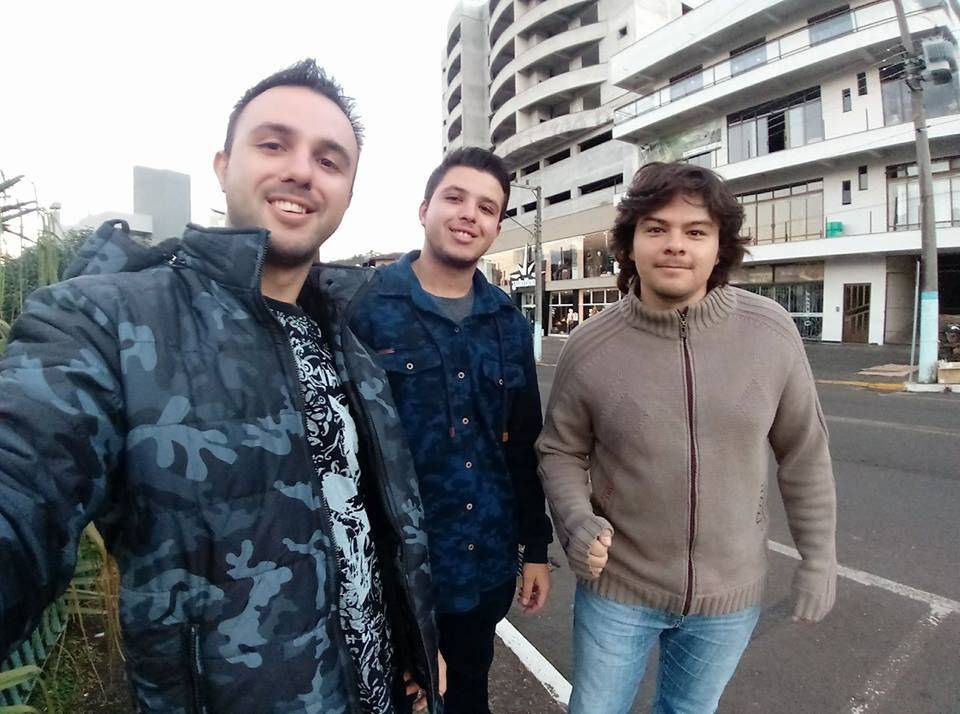
#> input picture fotos/teste.jpg, 960 x 714 px
$ python deteccao_face_haar.py
#> lines starting #> are read from the running program, lines starting #| are printed output that depends on the picture; after the words box and inside, x2 and y2 are one past the last pixel; in counts of white or black regions, pixels touching at a corner belong together
import cv2 #importação do open CV

imagem = cv2.imread("fotos/teste.jpg")
#> imagem is the input picture: shape (714, 960, 3); mean B, G, R 124, 120.4, 118.6
classificador = cv2.CascadeClassifier("recursos/haarcascade_frontalface_default.xml")
imagemCinza = cv2.cvtColor(imagem, cv2.COLOR_BGR2GRAY) # função para converter imagem para cinza
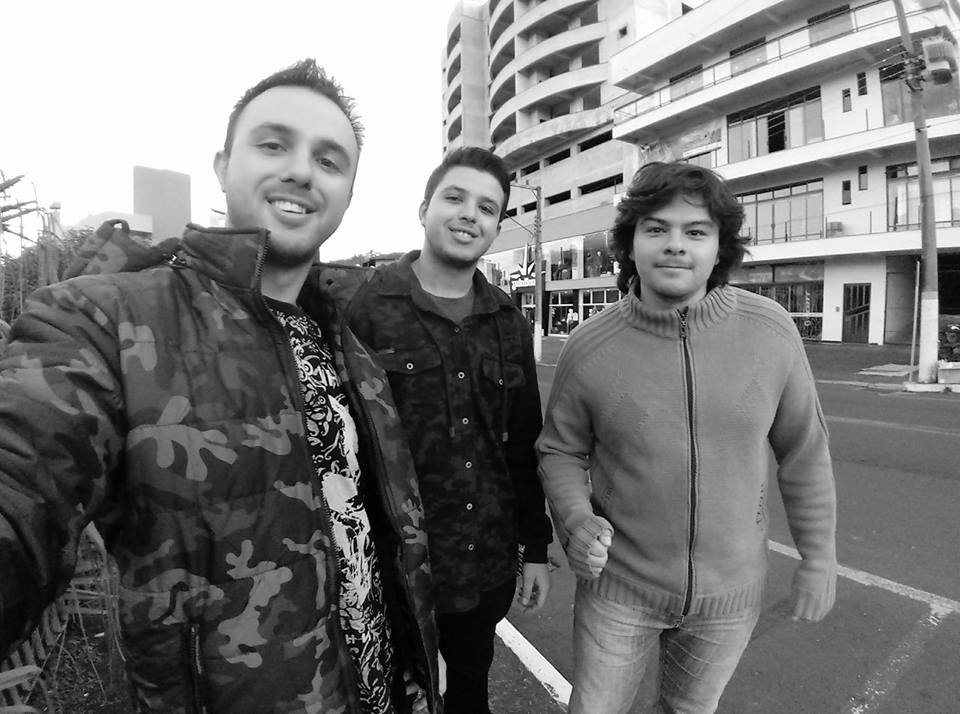
#> imagemCinza: shape (714, 960); min 0, max 255, mean 120.3
facesDetectadas = classificador.detectMultiScale(imagemCinza, scaleFactor=1.2, minSize=(80,80))
#> facesDetectadas = [[421, 165, 91, 91], [623, 190, 103, 103], [214, 88, 155, 155]]
#scaleFactor = aumentar a escala da imagem
# minSize = tamanho mínimo da face que se deseja detectar

print(facesDetectadas)
#| [[421 165  91  91]
#|  [623 190 103 103]
#|  [214  88 155 155]]
print("Faces detectadas: ", len(facesDetectadas))
#| Faces detectadas:  3

for(x, y, l,  a) in facesDetectadas:
    cv2.rectangle(imagem, (x,y),(x + l, y + a), (0,255,0),2)
#> this loop made 3 passes
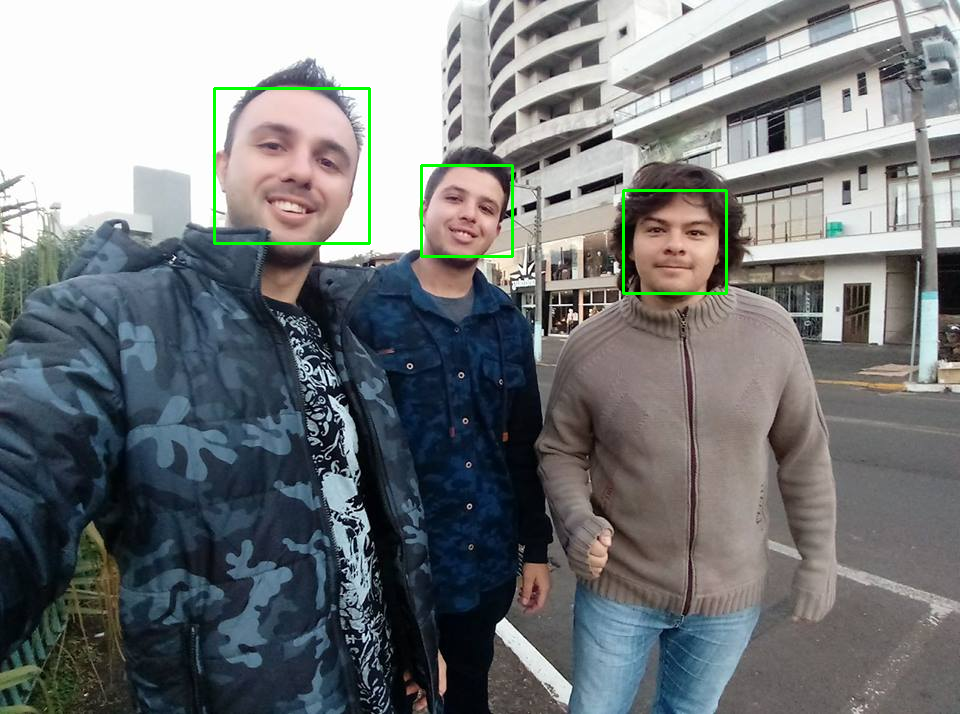
#> imagem: shape (714, 960, 3); 0.61% of pixels changed, all inside (x1, y1, x2, y2) = (213, 87, 728, 295)
    # [7 lines of commented-out code are left out]

cv2.imshow("detector har cascade",imagem) #1º parâmetro é o título da janela
cv2.waitKey(0)
cv2.destroyAllWindows()
